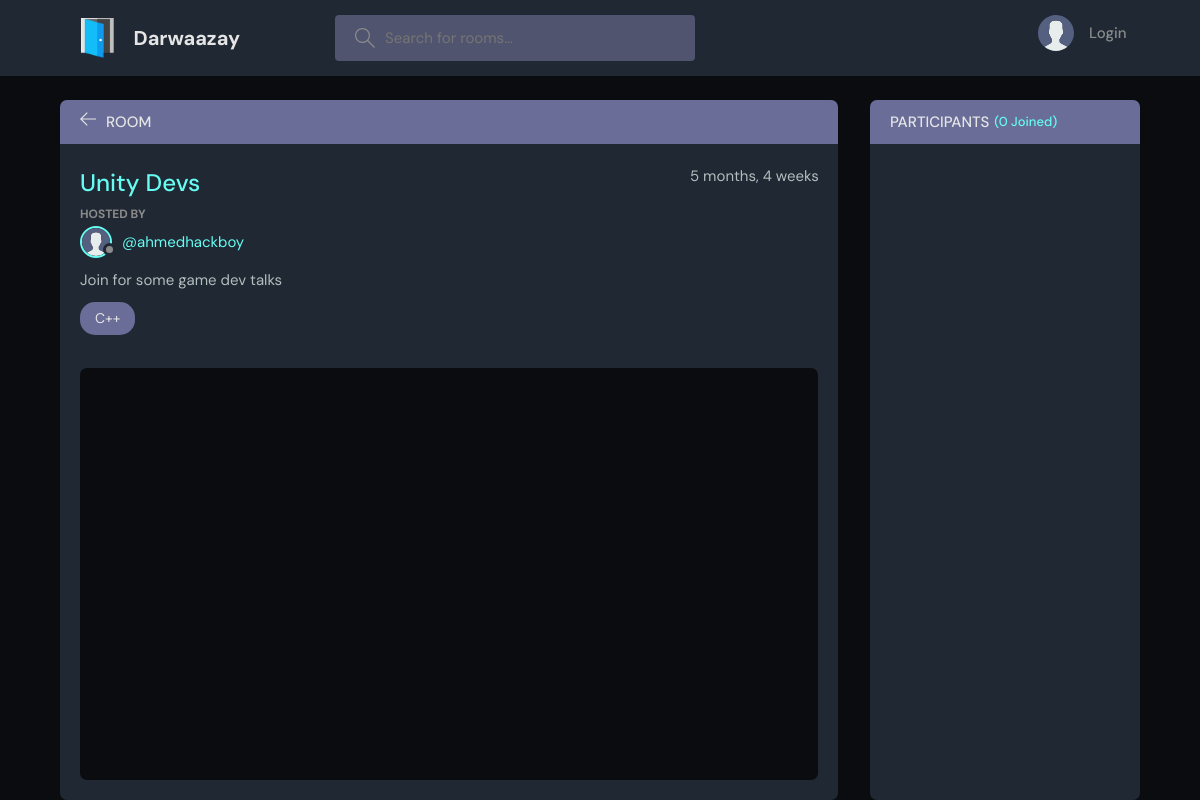
Before: /room/5/ with the older database file.
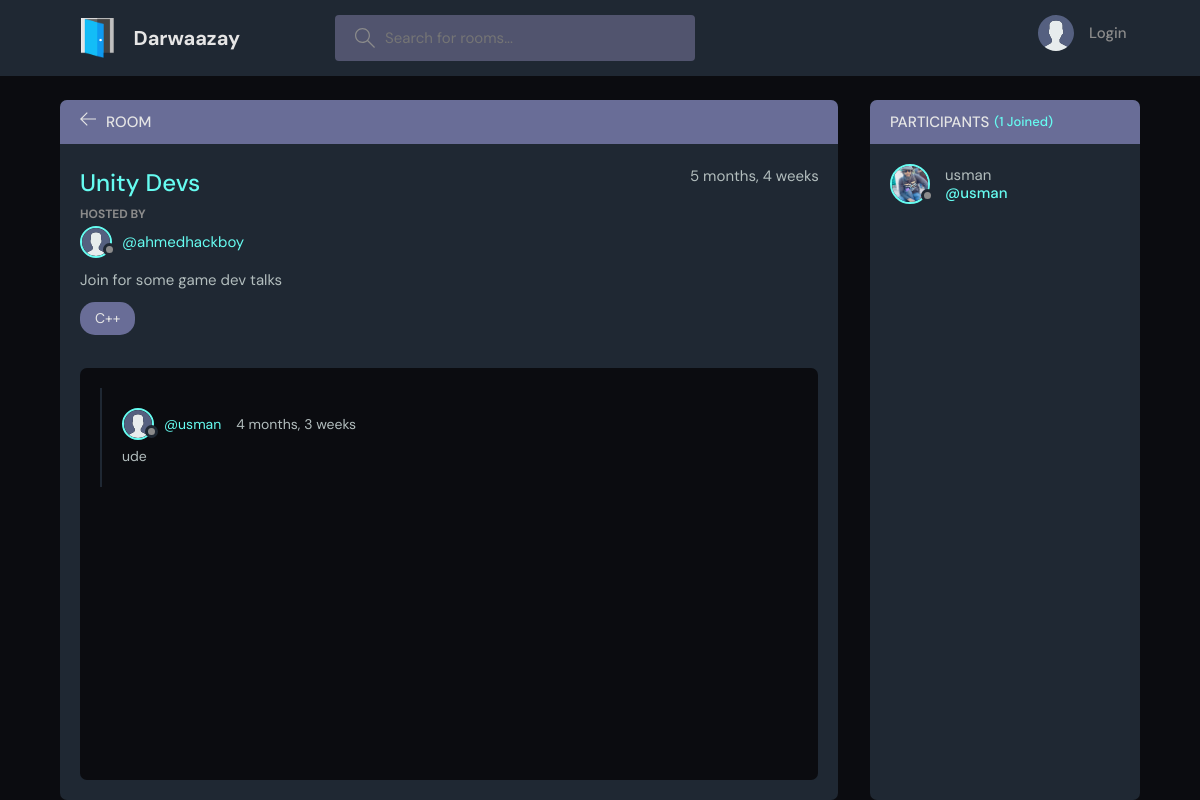
After: the same page with the newer database file.
### doors/models.py (models this page shows, shortened)
class Message(models.Model):
    user = models.ForeignKey(User, on_delete=models.CASCADE)
    room = models.ForeignKey(Room, on_delete=models.CASCADE)
    body = models.TextField()
    updated = models.DateTimeField(auto_now=True)
    created = models.DateTimeField(auto_now_add=True)

class Room(models.Model):
    host = models.ForeignKey(User, on_delete=models.SET_NULL, null=True)
    topic = models.ForeignKey(Topic, on_delete=models.SET_NULL, null=True)
    name = models.CharField(max_length=200)
    participants = models.ManyToManyField(User, related_name="participants", blank=True)
    description = models.TextField(null=True, blank=True)
    updated = models.DateTimeField(auto_now=True)
    created = models.DateTimeField(auto_now_add=True)
    class Meta:
        ordering = ["-updated", "-created"]

class User(AbstractUser):
    name = models.CharField(max_length=200, null=True)
    email = models.EmailField(unique=True, null=True)
    bio = models.TextField(null=True)
    avatar = models.ImageField(null=True, default="avatar.svg")
    USERNAME_FIELD = "email"
    REQUIRED_FIELDS = []

### doors/views.py (the view)
# urls.py: path("room/<str:pk>/", views.room, name="room"),
def room(request, pk):
    room = models.Room.objects.get(id=int(pk))
    room_messages = room.message_set.all().order_by("-created")
    participants = room.participants.all()
    if request.method == "POST":
        message = models.Message.objects.create(
            user=request.user, room=room, body=request.POST.get("body")
        )
        room.participants.add(request.user)
        return redirect("room", pk=room.id)
    context = {
        "room": room,
        "room_messages": room_messages,
        "participants": participants,
    }
    return render(request, "doors/room.html", context)

### doors/models.py (called while the page is built)
    def __str__(self):
        return self.name

### doors/templates/doors/room.html (shortened to what this page needs)
{% extends 'main.html' %}
{% block content %}
<main class="profile-page layout layout--2">
      <div class="container">
        <div class="room">
          <div class="room__top">
            <div class="room__topLeft">
              <a href="{% url 'home' %}">
                <svg version="1.1" xmlns="http://www.w3.org/2000/svg" width="32" height="32" viewBox="0 0 32 32">
                  <title>arrow-left</title>
                  <path
                    d="M13.723 2.286l-13.723 13.714 13.719 13.714 1.616-1.611-10.96-10.96h27.625v-2.286h-27.625l10.965-10.965-1.616-1.607z"
                  ></path>
                </svg>
              </a>
              <h3>Room</h3>
            </div>
          </div>
          <div class="room__box scroll">
            <div class="room__header scroll">
              <div class="room__info">
                <h3>{{room.name}}</h3>
                <span>{{room.created|timesince}}</span>
              </div>
              <div class="room__hosted">
                <p>Hosted By</p>
                <a href="{% url 'user-profile' room.host.id %}" class="room__author">
                  <div class="avatar avatar--small">
                    <img src="{{room.host.avatar.url}}" />
                  </div>
                  <span>@{{room.host.username}}</span>
                </a>
              </div>
              <div class="room__details">
                {{room.description}}
              </div>
              <span class="room__topics">{{room.topic}}</span>
            </div>
            <div class="room__conversation">
              <div class="threads scroll">
                {% for message in room_messages %}
                  <div class="thread">
                  <div class="thread__top">
                    <div class="thread__author">
                      <a href="{% url 'user-profile' message.user.id %}" class="thread__authorInfo">
                        <div class="avatar avatar--small">
                          <img src="{{room.host.avatar.url}}" />
                        </div>
                        <span>@{{message.user.username}}</span>
                      </a>
                      <span class="thread__date">{{message.created|timesince}}</span>
                    </div>
                  </div>
                  <div class="thread__details">
                    {{message.body}}
                  </div>
                </div>
                {% endfor %}
              </div>
            </div>
          </div>
        </div>
        <div class="participants">
          <h3 class="participants__top">Participants <span>({{participants.count}} Joined)</span></h3>
          <div class="participants__list scroll">
            {% for participant in participants %}
              <a href="{% url 'user-profile' participant.id %}" class="participant">
              <div class="avatar avatar--medium">
                <img src="{{participant.avatar.url}}" />
              </div>
              <p>
                {{participant.username}}
                <span>@{{participant.username}}</span>
              </p>
            </a>
            {% endfor %}
          </div>
        </div>
      </div>
    </main>
{% endblock %}

Changed rows visible on the page:
added Message: host.avatar (placeholder picture), user.username "usman", created "4 months, 3 weeks", body "ude"
now on this page (row edited): User: avatar (picture), username "usman"
Other visible differences:
{{ participants.count }}: "0" → "1"
